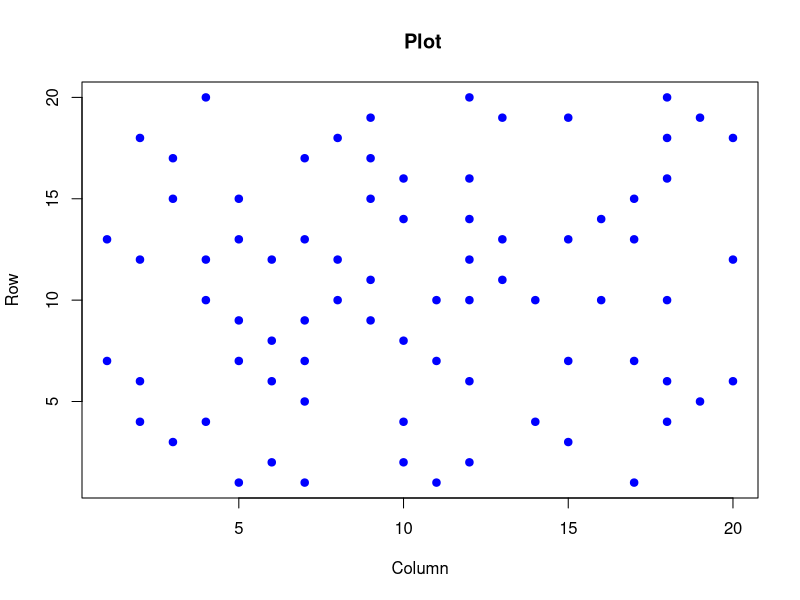

Here is the R script that generated this plot:
## ---- chunk 1
knitr::opts_chunk$set(echo = TRUE)
## ---- chunk 2
library(ggplot2)
spiral <- function(n) {
  graph <- matrix(0, n, n)

  x <- n/2
  y <- (n/2)
  dir <- 1
  count <- 2
  movement <- 1
  cur <- 1

  for (i in 1:n^2) {
    if (is_prime(i) || i == 2) {
      graph[x,y] = 1
      ##print("prime")
      ##print(graph)
    }

  if (dir == 0) { ##up
   x <- x - 1
    ##print("moved y up")
  } else if (dir == 1) { ##right
    y <- y+1
  ##print("moved y to the ritght")
  } else if (dir == 2) { ## down
    x <- x + 1
    ##print("moved down")
  } else if (dir == 3) { ## left
    y <- y - 1
    ##print("moved left")
  }
  cur <- cur - 1
  if (cur == 0 && count == 1) {
      count <- 2
      movement <- movement + 1
      cur <- movement
      dir <- (dir + 1)%% 4
    } else if (cur == 0) {
      count <- count - 1
      cur <- movement
      dir <- (dir + 1)%% 4
  }

    ##print(paste(x,y))
  }

 return(graph)
}

is_prime <- function(n) {
  if (n <= 1) {
    return(FALSE)  # 1 and any number less than or equal to 1 are not prime
  }
  
  for (i in 2:(floor(sqrt(n)))) {
    if (n %% i == 0) {
      return(FALSE)  # If n is divisible by any number between 2 and sqrt(n), it's not prime
    }
  }
  
  return(TRUE)  # If no divisors were found, the number is prime
}

##print(spiral(4))
one_coords <- which(spiral(20) == 1, arr.ind = TRUE)
plot(one_coords[, 2], one_coords[, 1], pch = 19, col = "blue", xlab = "Column", ylab = "Row", main = " Plot")
